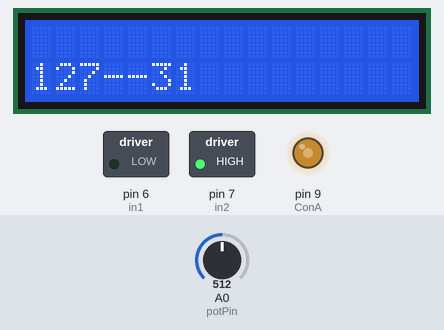
A sketch run on a simulated Arduino Uno, built with avr-gcc and run on an emulated ATmega328P. Parts: 16×2 character LCD, switched loads named in the sketch (green lamp = pin HIGH), output pins drawn as LEDs (lit = HIGH). The inputs (shaded band) are chosen by the test bench; at power-on: A0 (potPin) = 512. What the sketch prints to the serial monitor is not drawn.

Above: at 1.2 s.
1.3 s: A0 (potPin) set to 716
At 2.9 s:
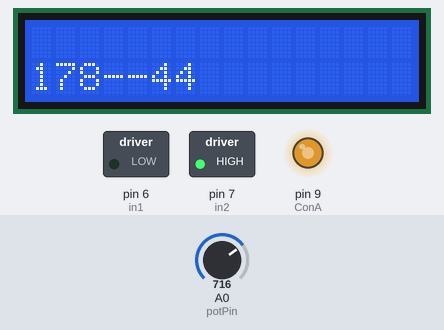
5.4 s: A0 (potPin) set to 900
At 6.8 s:
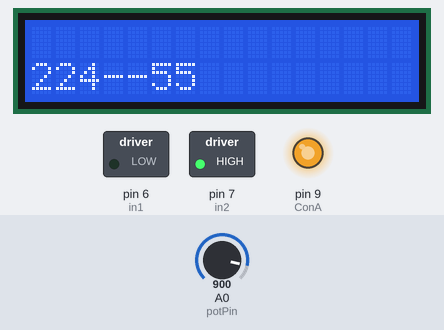
9.5 s: A0 (potPin) set to 122
At 11.0 s:
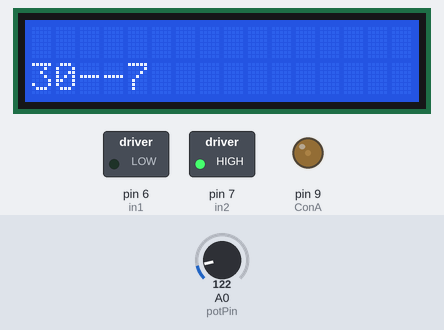
13.6 s: A0 (potPin) set to 0
At 14.7 s:
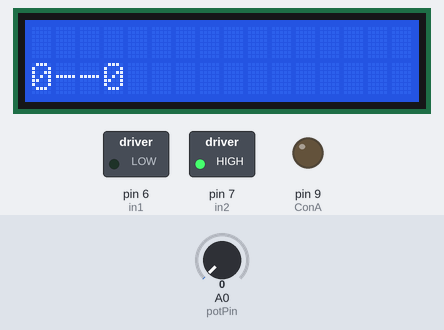
17.7 s: A0 (potPin) set to 511
At 19.0 s:
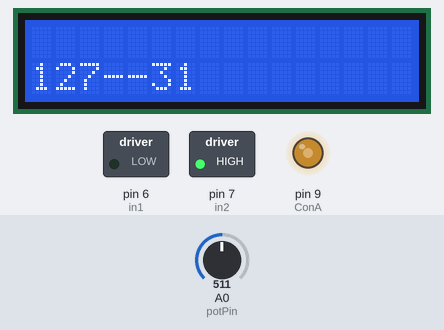
Timing chart, 0 to 20.7 s (numbered marks = the images above; inputs shaded):
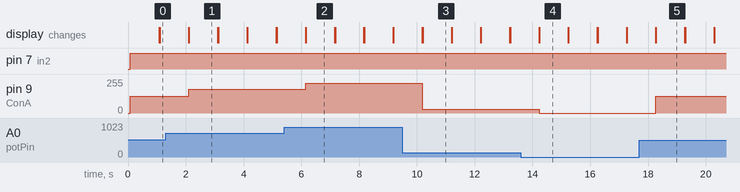

The sketch:

Ultrasonic_Cleaner.ino
```cpp
#include <Wire.h>
#include <LiquidCrystal_I2C.h>
int in1 = 6;
int in2 = 7;
int ConA = 9;
int speed1;

int seconds = 0;
int sensorValue = 0;
int potPin = A0;
int potDegeri = 0;
int motorDegeri = 0;

LiquidCrystal_I2C lcd(0x27, 16, 2);

void setup() {
 Serial.begin(9600);
pinMode(6, OUTPUT);
pinMode(7, OUTPUT);
pinMode(9, OUTPUT);

lcd.begin();
lcd.backlight();
  pinMode(A0, INPUT);
  Serial.begin(9600);

  lcd.print("POT---MOTOR");
}

void LCD(){
digitalWrite(in1, LOW);
digitalWrite(in2, HIGH);
speed1 = analogRead(A0);
speed1 = speed1*0.2492668622;
analogWrite(ConA,speed1);
Serial.println(speed1);
motorDegeri = map(speed1, 0, 1023, 0, 255);

 lcd.setCursor(0, 1);
  lcd.print(speed1);
  lcd.print("--");
  lcd.print(motorDegeri);
  lcd.setBacklight(1);
  delay(1000);
lcd.clear();

}
void loop() {
LCD();
}
```

Measured:
- after the input at 1.3 s, pin 9 (ConA): 127/255 → 178/255 after 0.80 s; the display: first differs from a run without the input after 0.81 s (image 1)
- after the input at 5.4 s, pin 9 (ConA): 178/255 → 224/255 after 0.75 s; the display: first differs from a run without the input after 0.75 s (image 2)
- after the input at 9.5 s, pin 9 (ConA): 224/255 → 30/255 after 0.69 s; the display: first differs from a run without the input after 0.70 s (image 3)
- after the input at 13.6 s, pin 9 (ConA): 30/255 → 0/255 after 0.63 s; the display: first differs from a run without the input after 0.64 s (image 4)
- after the input at 17.7 s, pin 9 (ConA): 0/255 → 127/255 after 0.57 s; the display: first differs from a run without the input after 0.58 s (image 5)
- what the display in image 1 shows lasts 1.0 s, from 2.1 s to 3.1 s
